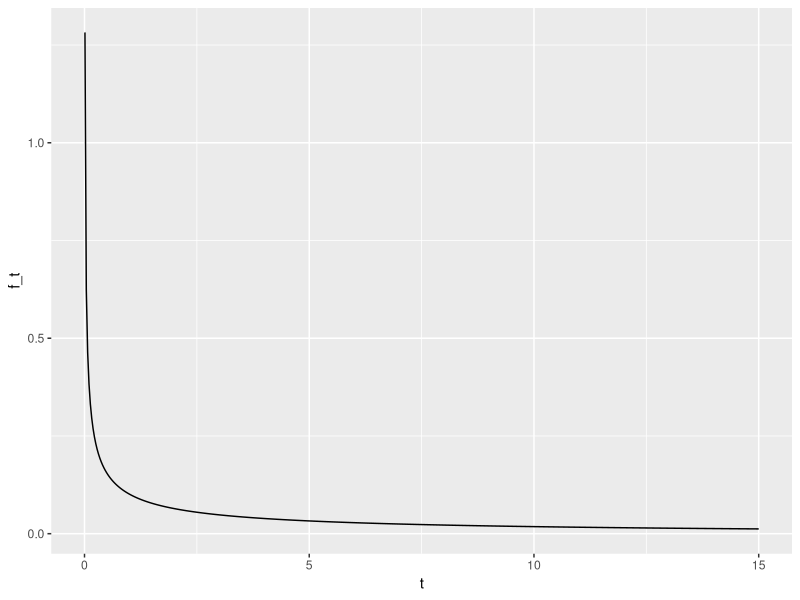
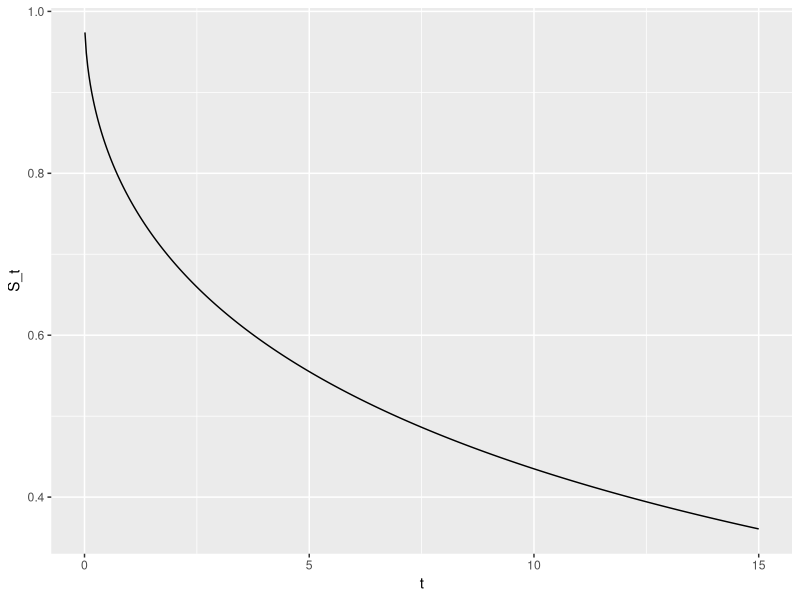
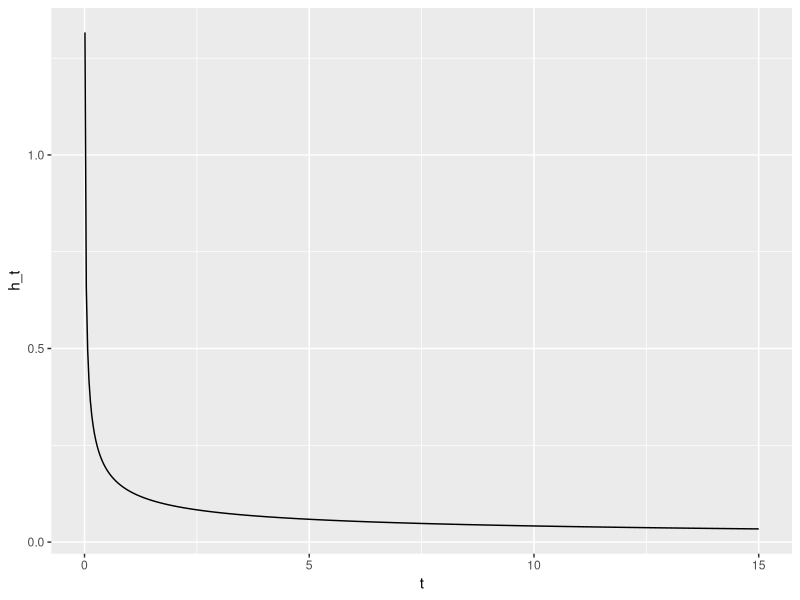
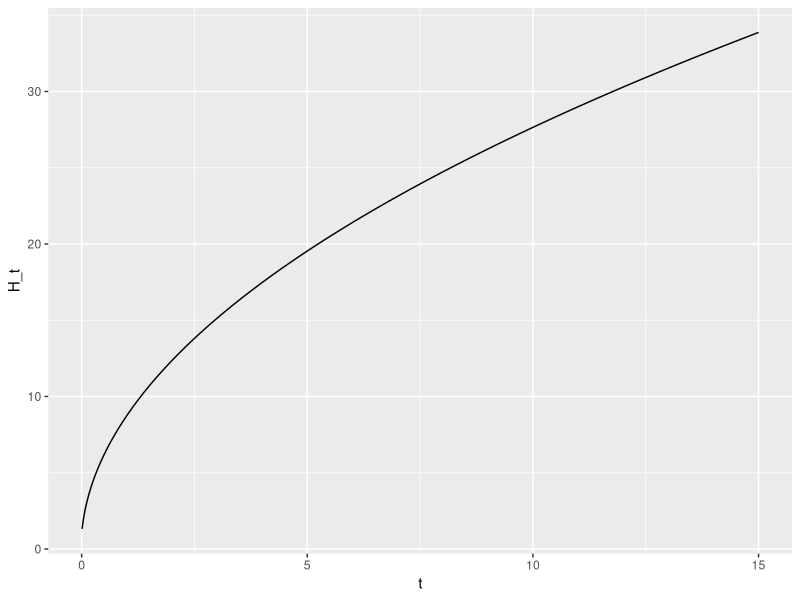
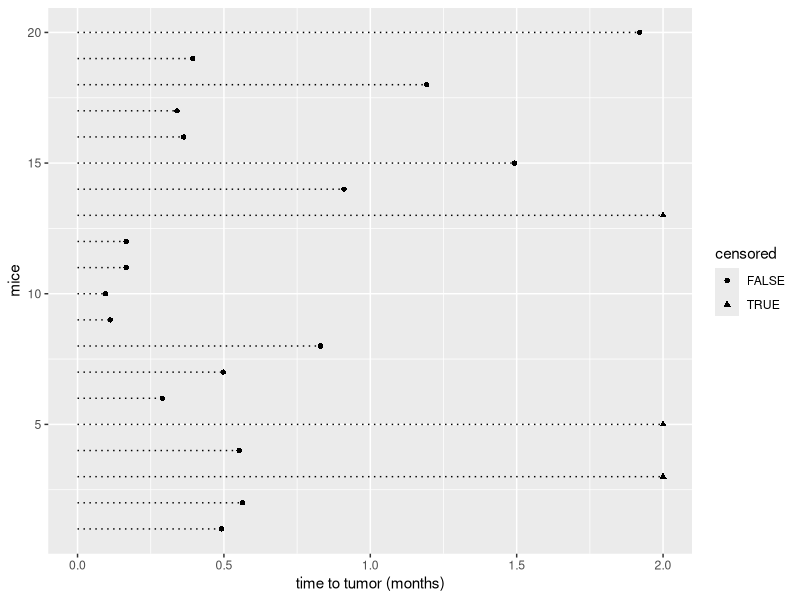

Reproduce these figures in R, in order.
## ---- chunk 1
knitr::opts_chunk$set(echo = TRUE)
knitr::opts_knit$set(root.dir=file.path("/home/nathan/Dropbox/njames/school/PhD/courses/2018_19/ta_surv_anlys2/labs/lab2"))

library(tidyverse)
## ---- chunk 2
# Note: Weibull has different parameterization in K&M textbook and R
# K&M param Weibull(alpha, lambda)
# R param Weibull(shape, scale)
# shape = alpha
# scale = (1/lambda)^(1/alpha)

# set parameters
t <- seq(0.01, 15, length=500)
alpha <- 0.5
lambda <- 0.26328

# density f(t)
f_t <- dweibull(t, shape=alpha, scale=(1/lambda)^(1/alpha))
qplot(x=t, y=f_t, geom='line')

# Survival function S(t)
S_t <- pweibull(t, shape=alpha, scale=(1/lambda)^(1/alpha), lower.tail=FALSE)
qplot(x=t, y=S_t, geom='line')

# hazard function h(t)
h_t <- f_t/S_t
qplot(x=t, y=h_t, geom='line')

# Cumulative hazard H(t)
H_t = cumsum(h_t)
qplot(x=t, y=H_t, geom='line')
## ---- chunk 3
set.seed(234)

#simulate 20 event times from exp(1) and censor times > 2 months
( mice20<-list(t0=rexp(20,1)) %>% 
    as.tibble() %>% 
    mutate(censored=t0>2, t=if_else(censored,2,t0)) )

#plot data
ggplot(mice20, aes(x=t, y=1:20, shape=censored) ) +
  geom_segment(aes(x=0, y=1:20, xend=t, yend=1:20), linetype=3) +
  geom_point() +
  xlab("time to tumor (months)") + ylab("mice")
## ---- chunk 4
#mean and median for observed mice only (exclude censored times)
( summ1 <- filter(mice20, censored==FALSE) %>% summarise_at('t', c(mn1=mean, med1=median)) )

#mean and median ignoring censoring (treat censored time as event time)
( summ2 <- summarise_at(mice20, 't', c(mn2=mean, med2=median)) )
## ---- chunk 5
#get MLE of mean and median
summ3 <- mutate(mice20, event=(censored==FALSE)) %>% 
  summarise_at(c('t','event'), sum) %>% 
  transmute(mnMLE=t/event, medMLE=log(2)*mnMLE)

#compare mean and median estimates
bind_cols(summ1, summ2, summ3)
## ---- chunk 6
#simulate 10000 events times from exp(1), censor times > 2 months


#mean and median for observed mice only (exclude censored times)


#mean and median ignoring censoring (treat censored time as event time)


#get MLE of mean and median


#compare mean and median estimates

## ---- chunk 7
#create entry time, time-to-event (after entry), censored time and indicator, and observed time for 35 participants


#mean and median for observed (exclude censored times)


#mean and median ignoring censoring (treat censored time as event time)


#get MLE of mean and median


#compare mean and median estimates

## ---- chunk 8
# create true time to event from exp(1) and time to dropout from gamma(4,0.5)

#mean and median for observed (exclude censored times)

#mean and median ignoring censoring (treat censored time as event time)

#get MLE of mean and median

#compare mean and median estimates
## ---- chunk 9
#mean in original sample

#mean in only truncated data

# mean MLE = 1/lambda_hat 
# lambda_hat = n/sum(x_i - y_i)
# x_i is (truncated) event time and y_i is truncation time


